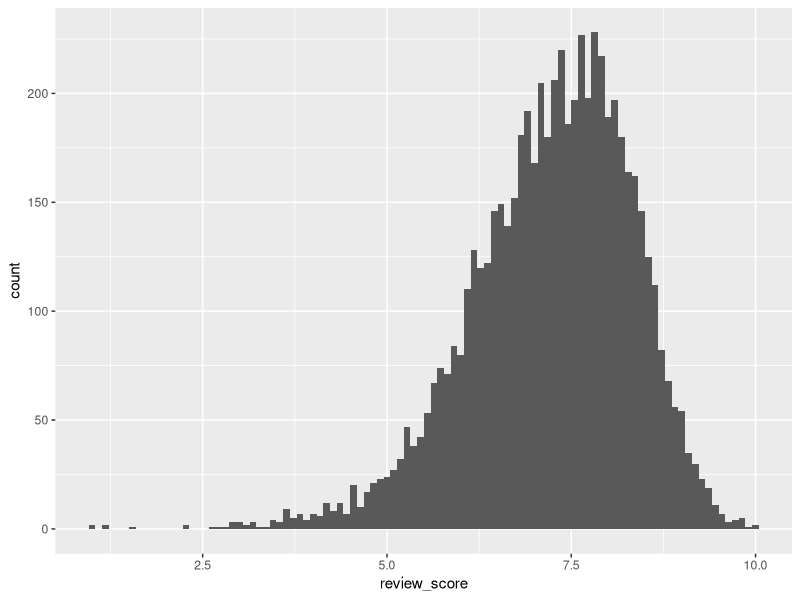
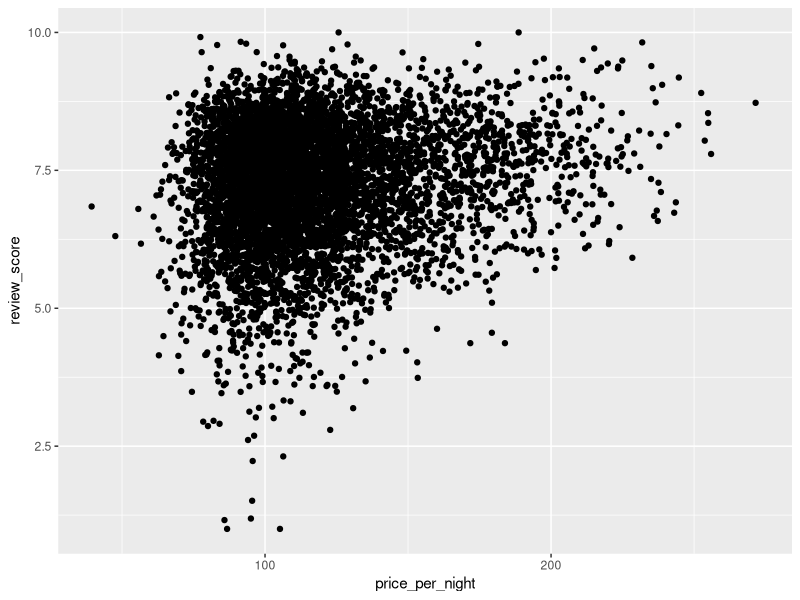
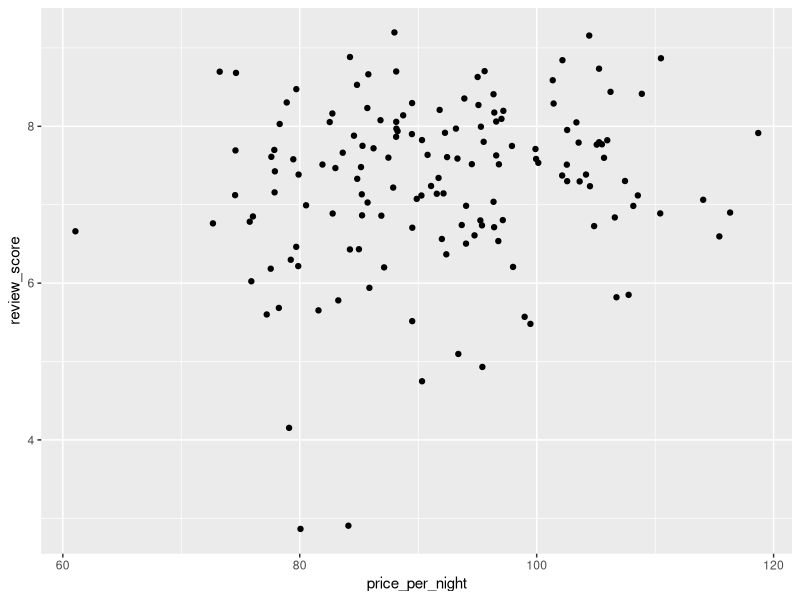
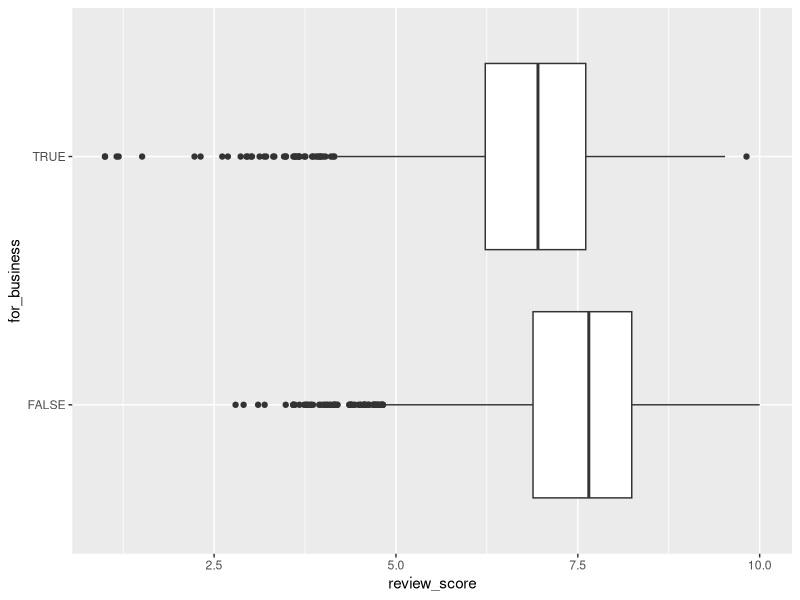

The R source for these figures, in order:
## ---- chunk 1
library(tidyverse)
# Use read_csv/read_tsv insted of read.csv
# This will create tibble insted of data frame
booking= read_csv('data/bookings.csv')
property=read_csv('data/properties.csv')

booking
property

#magrittr (pipe function, keyboard short cut: command+shift+m)
 # %>% 
# select() and filter() functions help to extract data and study it

x=booking %>% 
  select(review_score)
x  

y=booking %>% 
  filter(status=='stayed'&!is.na(review_score))
y
 
cheap=booking %>% 
  select(review_score,room_nights) %>% 
  filter(booking$price_per_night<80)
cheap


booking %>% 
  filter(checkin_day=='wed') %>% 
  select(property_id,status) %>% 
  head(2)

#ggplot2: for plotting
# ggplot(aes()+geom_histogram()/geom_point()....
booking %>% 
ggplot(
   aes(review_score)
)+geom_histogram(bins = 100)
 
booking %>% 
  ggplot(
    aes(price_per_night,review_score)
  )+geom_point()
 
booking %>% 
  filter(room_nights>7, status=='stayed') %>% 
  select(price_per_night,review_score) %>% 
  ggplot(
    aes(price_per_night,review_score)
  )+geom_point()

#mutate

booking %>% 
  mutate(centered_mean=price_per_night-mean(price_per_night)) %>% 
  head(2)

# summarise: extracts the number of variables

booking %>% 
  summarise(
    n()
    , n_miss=sum(is.na(review_score))
    ,mean_score=mean(review_score,na.rm=T))

booking %>% 
  summarise(
     n()
    , stayed_booking=sum(status=='stayed')
    , mean_total=mean(price_per_night*room_nights)                   
                         
  )
#group by
booking %>% 
  group_by(
    for_business
  ) %>% 
  summarise(
  n=n()
, mean_review=mean(review_score,na.rm=T))

mixed=booking %>% 
  full_join(property) %>% 
  count(destination,checkin_day) %>% 
  pivot_wider(
    names_from = checkin_day,values_from = n
  )
mixed 

# make a long data form

long=mixed%>%
  pivot_longer(cols = 2:8, names_to = 'day',values_to = 'count')
long

# make long data form

wide= long %>% 
  pivot_wider(names_from = "day", values_from = "count")
wide


# Boxplot with ggplot2
booking %>% 
  ggplot(
    aes(
      review_score,for_business
    )
  )+geom_boxplot()
    
# hash the property id
# we need to know map()function to do this. map(x,~.), where x = object and ~. is a function which goes through each vector
library(digest)

property %>% 
  mutate(property_id=map_chr(property_id,digest))

# list in data frame
# If we have a column with multiple strings, we can split it in to vectors using strsplit()


property %>% 
  mutate(facilities=strsplit(facilities,","))
property$facilities[1]

# add a column with the number of facilities

property %>%
  mutate(facilities=strsplit(facilities,",")) %>% 
  mutate(n_facility=map_int(facilities,length))




